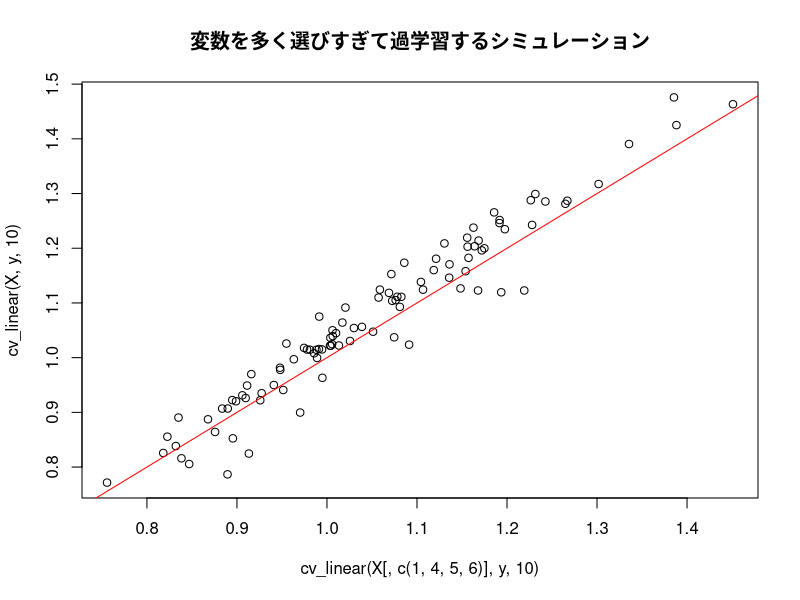

Source code (R):
# Clear environment
rm(list = ls())

# Setting Japanese font (for MacOSX)
# par(family= "HiraKakuProN-W3")

# Chapter3 e.g.39
# k-fold クロスバリデーション（CV）の実装。
# サンプル全体をk個のグループに分ける。
# うち1グループをテストデータとして確保し、残りを訓練データとして用いて、
# 線形回帰の回帰係数推定値を計算する。
# ここで計算された回帰係数推定値を用いて、
# テストデータにおける応答変数推定値y_hatと実際の応答変数値yのRSSを計算する。
# その処理をテストデータとして用いるグループを変えることでk回行い、
# k回分のRSS値の和を総サンプル数nで標準化した値を最終結果として返す。
cv_linear <- function(X, y, k) {
  n <- length(y)
  m <- n / k # 各グループのサンプル数
  S <- 0 # RSS和
  for (j in 1:k) {
    test <- ((j - 1) * m + 1):(j * m) # テストデータグループの選択
    beta <- solve(t(X[-test, ]) %*% X[-test, ]) %*% t(X[-test, ]) %*% y[-test] # 回帰係数推定値の計算
    e <- y[test] - X[test, ] %*% beta # 残差y - y_hatを計算
    S <- S + drop(t(e) %*% e) # eのL2ノルム（RSS）を計算し、スカラー値に変換してからSに加える。
  }
  return(S/n)
}

# k-fold CVの実際。
# サンプル数100。
# 説明変数X[, c(2:6)]は5個の要素からなる。
# （X[, 1]には、線形回帰式の切片項を計算するための値である1が入る）
# 応答変数yの正解値は、X %*% beta + epsで生成させる。
# 係数betaの各要素はN(0, 1)でランダムに与えるが、
# beta[2]とbeta[3]は人為的に0とする。
# すなわち、応答変数yは説明変数中の1番目と2番目の要素には依存しないとする。
# この状況下で、
# i) 説明変数中の3～5番目の要素（すなわちX[, c(1, 4, 5, 6)]）を用いての線形回帰。
# と、
# ii) 説明変数中の全ての要素（すなわちX）を用いての線形回帰
# を行い、それぞれの10-fold CVの結果をプロットさせる。
# この試行は100回行い、100回分の比較結果をプロットさせることとする。
n <- 100
p <- 5
X <- matrix(rnorm(n * p), ncol = p); X <- cbind(1, X)
beta <- rnorm(p + 1)
beta[c(2, 3)] <- 0
U <- NULL
V <- NULL
for (j in 1:100) {
  eps <- rnorm(n)
  y <- X %*% beta + eps
  U <- c(U, cv_linear(X[, c(1, 4, 5, 6)], y, 10))
  V <- c(V, cv_linear(X, y, 10))
}
plot(U, V, 
     xlab = "cv_linear(X[, c(1, 4, 5, 6)], y, 10)",
     ylab = "cv_linear(X, y, 10)",
     main = "変数を多く選びすぎて過学習するシミュレーション")
abline(a = 0, b = 1, col = "red") # 切片0、傾き1の直線を赤色で引く。